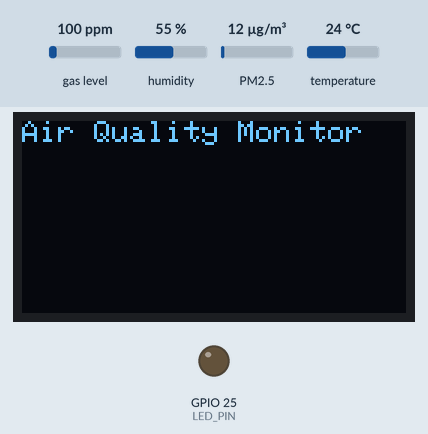
A sketch run on a simulated ESP32. On the bench: 128×64 one-colour display, output pins drawn as LEDs (lit = HIGH). The inputs (shaded band) are chosen by the test bench; at power-on: gas level 100 ppm, humidity 55 %, PM2.5 12 µg/m³, temperature 24 °C. No radio packets arrive unless stated; what the sketch prints to the serial monitor is not drawn.

Above: at 20.1 s.
At 22.3 s:
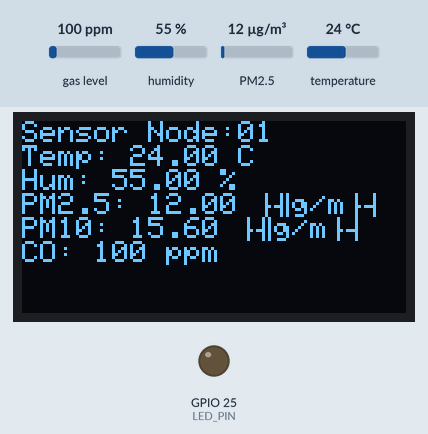
At 27.4 s:
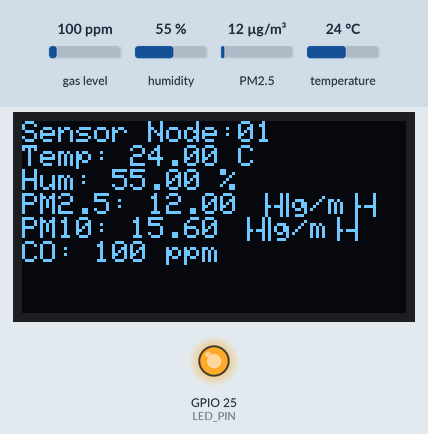
Timing chart, 0 to 127.7 s (numbered marks = the images above):
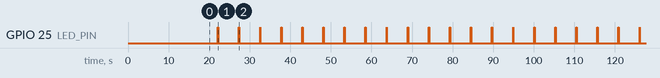

The sketch:

final_sensor_node.ino
```cpp
#include <Wire.h>  // I2C library
#include <SPI.h>
#include <LoRa.h>
#include <Adafruit_GFX.h>
#include <Adafruit_SSD1306.h>
#include <DHT.h>
#include <SDS011.h>
#include <MQ7.h>

#define DHTPIN 4          // DHT22 on GPIO4
#define DHTTYPE DHT22     // DHT22 sensor
#define LED_PIN 25        // LED on GPIO25

// I2C OLED - no need for pin definitions
// SDA -> GPIO21
// SCL -> GPIO22

// LoRa pins
#define LORA_SS 5
#define LORA_RST 14
#define LORA_DIO0 2

// SDS011 pins (UART)
#define SDS011_RX 13  // ESP32 RX ← SDS011 TX
#define SDS011_TX 12  // ESP32 TX → SDS011 RX

// MQ7 pin
#define MQ7_PIN 34

Adafruit_SSD1306 display(128, 64, &Wire, -1); // I2C OLED
DHT dht(DHTPIN, DHTTYPE);
SDS011 my_sds;  // SDS011 object
MQ7 mq7(MQ7_PIN, 5.0); // MQ7 with 5V logic

void setup() {
  Wire.begin(); // Initialize I2C
  Serial.begin(115200);
  pinMode(LED_PIN, OUTPUT);
  dht.begin();

  // Initialize SDS011 (UART)
  my_sds.begin(SDS011_TX, SDS011_RX);

  // Initialize MQ7 (calibrate for accurate readings)
  mq7.calibrate();
  Serial.println("Calibrating MQ7... (20s warm-up)");
  delay(20000); // Warm-up time for MQ7

  // Initialize I2C OLED
  if (!display.begin(SSD1306_SWITCHCAPVCC, 0x3C)) { // Address 0x3C or 0x3D
    Serial.println("OLED init failed!");
    while (1);
  }
  display.clearDisplay();
  display.setTextSize(1);
  display.setTextColor(SSD1306_WHITE);
  display.setCursor(0, 0);
  display.println("Air Quality Monitor");
  display.display();
  delay(2000);

  // Initialize LoRa
  LoRa.setPins(LORA_SS, LORA_RST, LORA_DIO0);
  if (!LoRa.begin(433E6)) {
    Serial.println("LoRa init failed!");
    while (1);
  }
  Serial.println("LoRa initialized!");
  Serial.println("-----------------------------");
  Serial.println("Starting Sensor Readings...");
  Serial.println("-----------------------------");
}

void loop() {
  // [Rest of your loop() remains exactly the same]
  // Read DHT22 (Temp/Humidity)
  float temp = dht.readTemperature();
  float hum = dht.readHumidity();
  if (isnan(temp) || isnan(hum)) {
    Serial.println("ERROR: Failed to read DHT22!");
  } else {
    Serial.print("Temperature: ");
    Serial.print(temp);
    Serial.print(" °C\tHumidity: ");
    Serial.print(hum);
    Serial.println(" %");
  }

  // Read SDS011 (PM2.5/PM10)
  float pm25, pm10;
  int sds_error = my_sds.read(&pm25, &pm10);
  if (sds_error) {
    Serial.println("ERROR: SDS011 read failed!");
  } else {
    Serial.print("PM2.5: ");
    Serial.print(pm25);
    Serial.print(" µg/m³\tPM10: ");
    Serial.print(pm10);
    Serial.println(" µg/m³");
  }

  // Read MQ7 (CO in ppm)
  int co_ppm = mq7.readPpm();
  Serial.print("CO Concentration: ");
    Serial.print(co_ppm);
    Serial.println(" ppm");

    // LoRa Transmission
    LoRa.beginPacket();
    LoRa.print("Sensor Node:01 data\n");  // Send the sensor node information and move to the next line
    LoRa.print("Temp:");                      // Send "T:" to LoRa to indicate the temperature data
    LoRa.print(temp);
    LoRa.print(" 'C");                     // Send the temperature value to LoRa
    LoRa.print("\n");
    LoRa.print("H:");                     // Send ",H:" to LoRa to indicate the humidity data
    LoRa.print(hum);
    LoRa.print(" %");                      // Send the humidity value to LoRa
    LoRa.print("\n");
    LoRa.print("PM2.5:");                 // Send ",PM2.5:" to LoRa to indicate the PM2.5 data
    LoRa.print(pm25);
    LoRa.print(" µg/m³");                       // Send the PM2.5 value to LoRa
    LoRa.print("\n");
    LoRa.print("PM10:");                  // Send ",PM10:" to LoRa to indicate the PM10 data
    LoRa.print(pm10);
    LoRa.print(" µg/m³");                       // Send the PM10 value to LoRa
    LoRa.print("\n");
    LoRa.print("CO:");                    // Send ",CO:" to LoRa to indicate the CO data
    LoRa.print(co_ppm);                    // Send the CO concentration value (ppm) to LoRa
    LoRa.print(" ppm");
    LoRa.print("\n");                      // Send a newline character to indicate the end of this line

    LoRa.endPacket();

    // Blink LED on success
    digitalWrite(LED_PIN, HIGH);
    delay(100);
    digitalWrite(LED_PIN, LOW);

    // Update OLED
    display.clearDisplay();
    display.setCursor(0, 0);
    display.print("Sensor Node:01\n");
    display.print("Temp: "); display.print(temp); display.println(" C");
    display.print("Hum: "); display.print(hum); display.println(" %");
    display.print("PM2.5: "); display.print(pm25); display.println(" µg/m³");
    display.print("PM10: "); display.print(pm10); display.println(" µg/m³");
    display.print("CO: "); display.print(co_ppm); display.println(" ppm");
    display.display();

    Serial.println("-----------------------------");
    delay(5000); // Wait 5 sec between readings
}
```

Measured:
- by itself, GPIO 25 (LED_PIN): alternates HIGH for 0.10 s and LOW for 5.1 s
- what the display in image 0 shows lasts 2.2 s, from 20.1 s to 22.3 s
